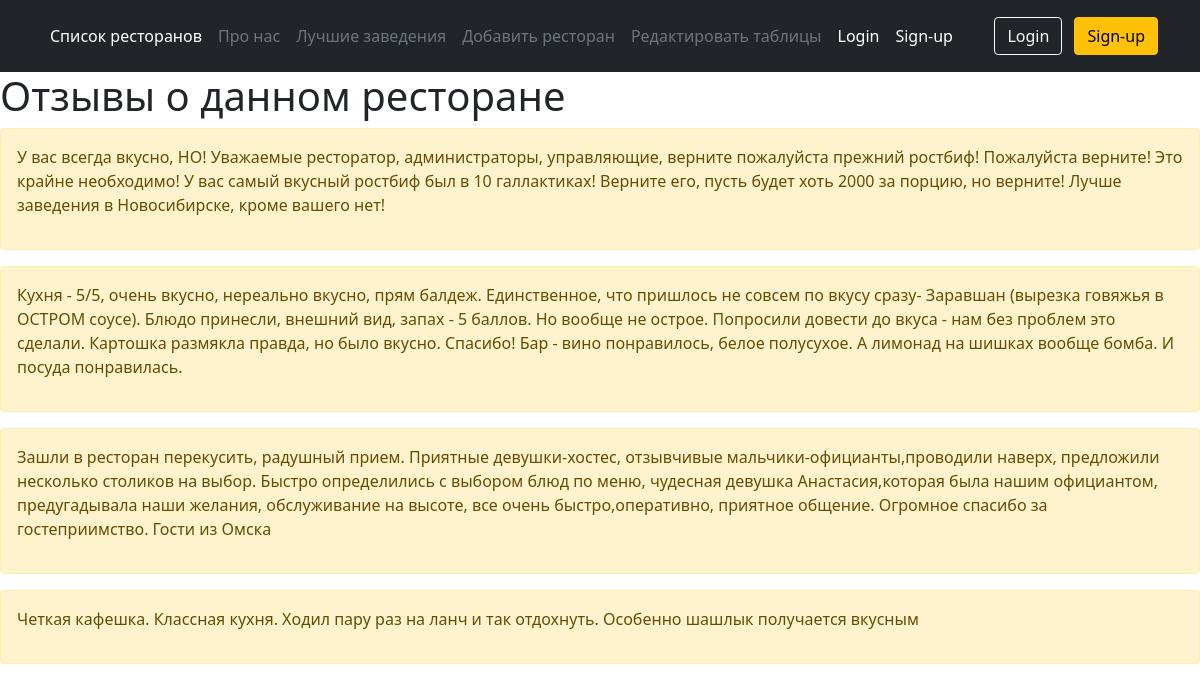
The app's page /reviews/5 with its own data.
### main/models.py (models this page shows, shortened)
class Reviews(models.Model):
    task = models.ForeignKey(Task, on_delete=models.CASCADE)
    description = models.TextField('Описание')
    time = models.DateTimeField('Время написания', default=datetime.now)
    class Meta:
        verbose_name = 'Отзыв'
        verbose_name_plural = 'Отзывы'

### main/views.py (the view)
# urls.py: path('reviews/<int:item_id>', views.reviews, name='reviews'),
def reviews(request, item_id):
    review = Reviews.objects.filter(task=item_id).order_by('-time')
    return render(request, 'main/reviews.html', {'title': 'Отзывы о данном ресторане', 'review': review})

### main/templates/main/reviews.html (shortened to what this page needs)
{% extends 'main/base.html'%}
{% block content%}
<h1>Отзывы о данном ресторане</h1>
    {% if review %}
        {% for elem in review %}
            <div class = "alert alert-warning mt-2">
                <p>{{ elem.description}}</p>
            </div>
        {% endfor %}
    {% else %}
        <p>У нас нет записей</p>
    {% endif %}
{% endblock %}

### records on screen
Reviews: description "У вас всегда вкусно, НО! Уважаемые ресторатор, администраторы, управляющие, верните пожалуйста прежний ростбиф! Пожалуйста верните! Это крайне необходимо! У вас самый вкусный ростбиф был в 10 галлактиках! Верните его, пусть будет хоть 2000 за порцию, но верните! Лучше заведения в Новосибирске, кроме вашего нет!"
Reviews: description "Кухня - 5/5, очень вкусно, нереально вкусно, прям балдеж. Единственное, что пришлось не совсем по вкусу сразу- Заравшан (вырезка говяжья в ОСТРОМ соусе). Блюдо принесли, внешний вид, запах - 5 баллов. Но вообще не острое. Попросили довести до вкуса - нам без проблем это сделали. Картошка размякла правда, но было вкусно. Спасибо! Бар - вино понравилось, белое полусухое. А лимонад на шишках вообще бомба. И посуда понравилась."
Reviews: description "Зашли в ресторан перекусить, радушный прием. Приятные девушки-хостес, отзывчивые мальчики-официанты,проводили наверх, предложили несколько столиков на выбор. Быстро определились с выбором блюд по меню, чудесная девушка Анастасия,которая была нашим официантом, предугадывала наши желания, обслуживание на высоте, все очень быстро,оперативно, приятное общение. Огромное спасибо за гостеприимство. Гости из Омска"
Reviews: description "Четкая кафешка. Классная кухня. Ходил пару раз на ланч и так отдохнуть. Особенно шашлык получается вкусным"
